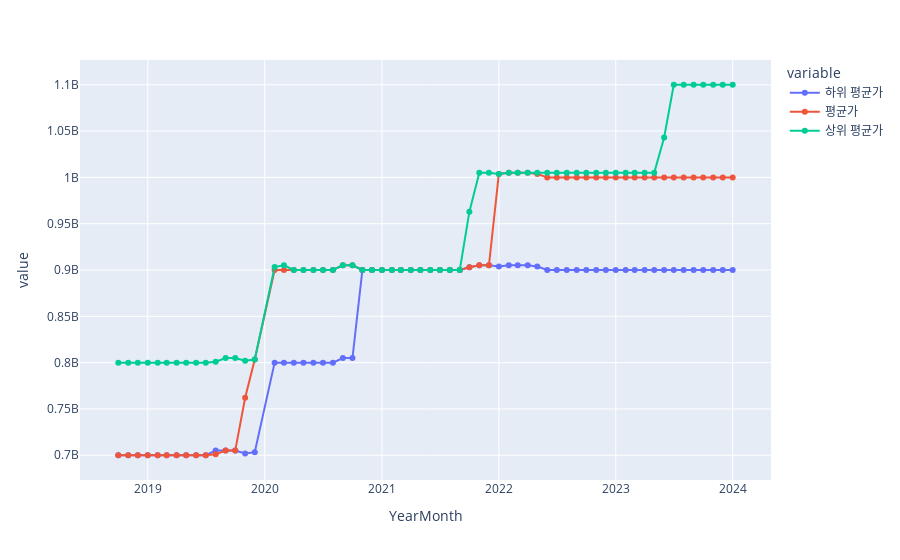

Notebook cell for this chart:
### Code cell
import plotly.express as px
fig = px.line(total_df, total_df.index, y=['하위 평균가', '평균가', '상위 평균가'], markers=True, line_shape='linear')

# 툴팁 추가
fig.update_traces(mode='lines+markers', hovertemplate='가격: %{y:.2f}<br>날짜: %{x|%Y-%m}')

# 그래프 출력
fig.show()
